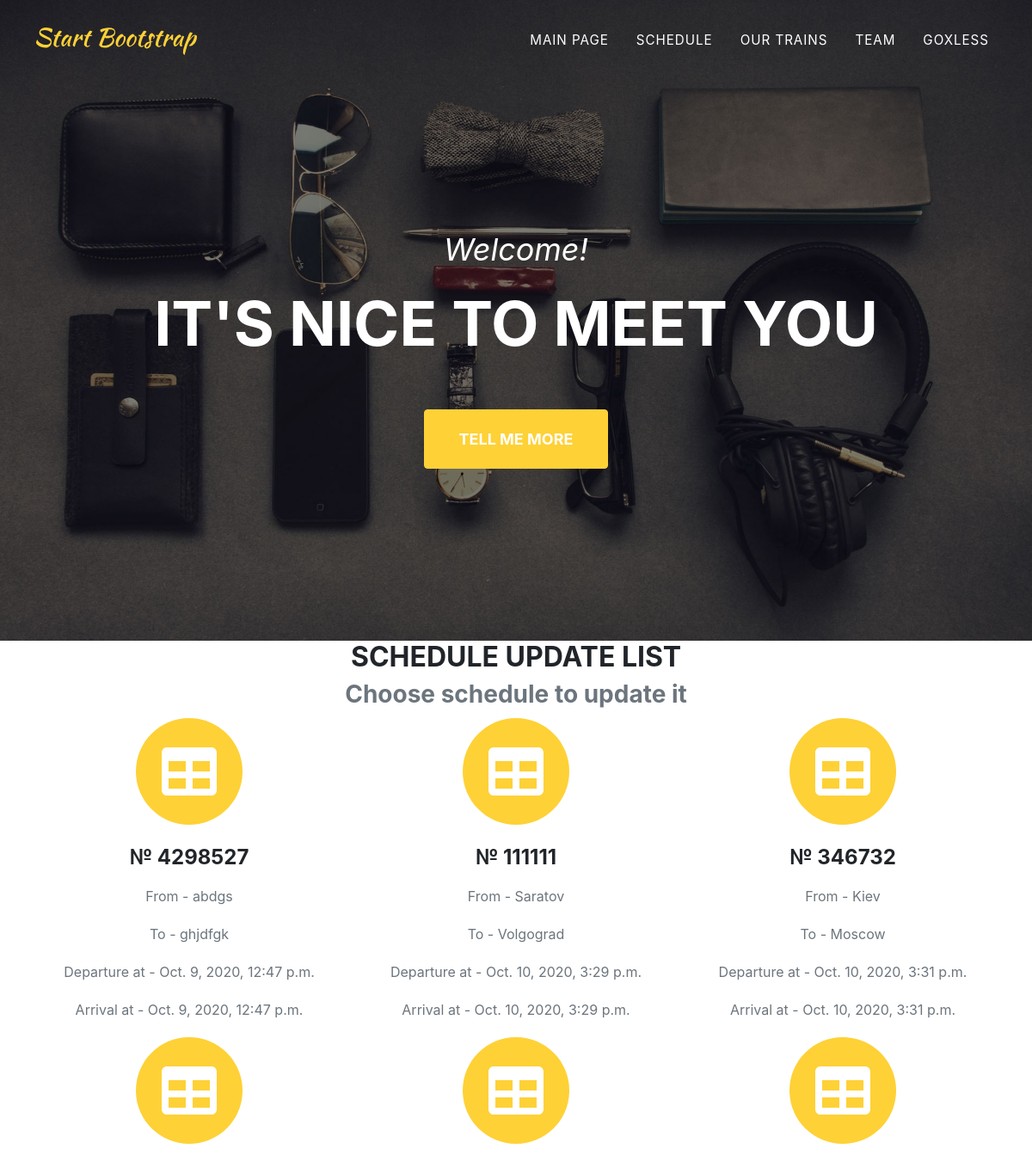
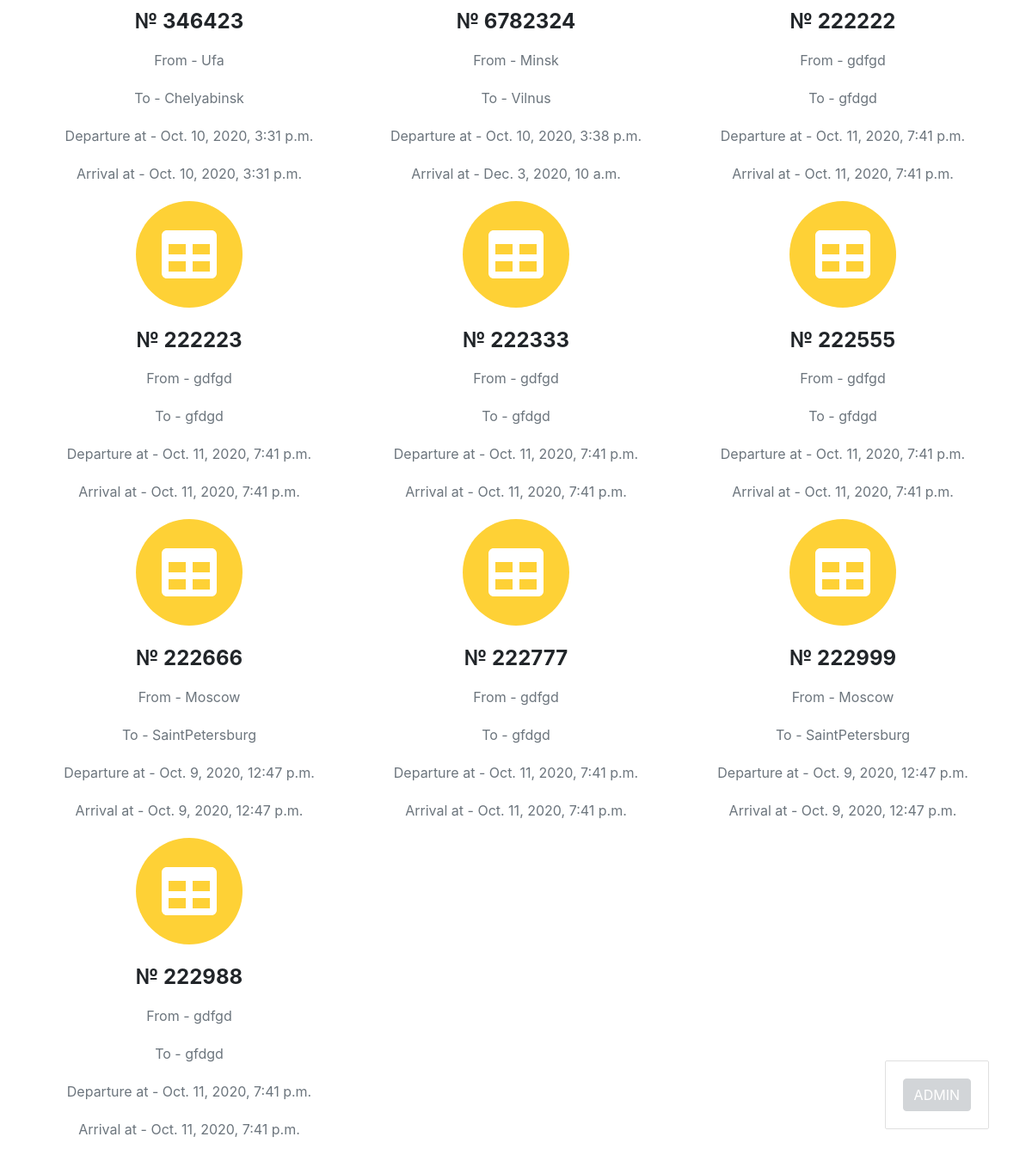
Screenshot of /schedules_list/update/ (signed in) with the database file from the repository (2 pictures, top to bottom).
### Railway/models.py (models this page shows, shortened)
class Schedule(models.Model):
    RideId = models.PositiveIntegerField(primary_key=True, unique=True)
    DepartureTime = models.DateTimeField(default=now, blank=True)
    ArrivalTime = models.DateTimeField(default=now, blank=True)
    StartAt = models.CharField(max_length=150, db_index=True)
    FinishAt = models.CharField(max_length=150, db_index=True)

### Railway/views.py (the view)
# urls.py: path('schedules_list/update/', schedule_update_list, name='schedules_update_list_url'),
@login_required()
def schedule_update_list(request):
    sch = Schedule.objects.all()
    return render(request, 'Railway/SchUpdate.html', context={'Schedules': sch})

### Railway/templates/Railway/SchUpdate.html (shortened to what this page needs)
{% extends 'Main.html' %}
{% block schedule %}
    <div class="container">
                <div class="text-center">
                    <h2 class="section-heading text-uppercase">Schedule update list</h2>
                    <h3 class="section-subheading text-muted">Choose schedule to update it</h3>
                </div>
                <div class="row text-center">
    {% for sch in Schedules %}
        <div class="col-md-4">
            <a href="{% url 'schedules_update_url' sch.pk %}">
                <span class="fa-stack fa-4x">
                    <i class="fas fa-circle fa-stack-2x text-primary"></i>
                    <i class="fas fa-table fa-stack-1x fa-inverse"></i>
                </span>
            </a>
            <h4 class="my-3">№ {{sch.RideId}}</h4>
            <p class="text-muted">From - {{sch.StartAt}}</p>
            <p class="text-muted">To - {{sch.FinishAt}}</p>
            <p class="text-muted">Departure at - {{sch.DepartureTime}}</p>
            <p class="text-muted">Arrival at - {{ sch.ArrivalTime }}</p>
        </div>
    {% endfor %}
{%  endblock %}

### templates/Main.html (shortened to what this page needs)
{% load static %}
<!DOCTYPE html>
<html lang="en">
    <head>
        <link href="{% static 'css/styles.css' %}" rel="stylesheet" />
    </head>
    <body id="page-top">
        <nav class="navbar navbar-expand-lg navbar-dark fixed-top" id="mainNav">
            <div class="container">
                <a class="navbar-brand js-scroll-trigger" href="#page-top"><img src="assets/img/navbar-logo.svg" alt="" /></a>
                <div class="collapse navbar-collapse" id="navbarResponsive">
                    <ul class="navbar-nav text-uppercase ml-auto">
                        <li class="nav-item"><a class="nav-link js-scroll-trigger" href="{%url 'station_url'%}">Main page</a></li>
                        <li class="nav-item"><a class="nav-link js-scroll-trigger" href="{%url 'schedules_list_url'%}">Schedule</a></li>
                        <li class="nav-item"><a class="nav-link js-scroll-trigger" href="{%url 'train_list_url'%}">Our trains</a></li>
                        <li class="nav-item"><a class="nav-link js-scroll-trigger" href="#team">Team</a></li>
                        <li class="nav-item"><a class="nav-link js-scroll-trigger align-" href="#contact">{{ request.user }}</a></li>
                    </ul>
                </div>
            </div>
        </nav>
        <header class="masthead">
            <div class="container">
                <div class="masthead-subheading">Welcome!</div>
                <div class="masthead-heading text-uppercase">It's Nice To Meet You</div>
                <a class="btn btn-primary btn-xl text-uppercase js-scroll-trigger" href="{%url 'schedules_list_url'%}">Tell Me More</a>
            </div>
        </header>
            {% block schedule %}
            {% endblock %}
        {% if request.user.is_authenticated and request.user.is_staff %}
            <div class ="admin-panel align-items-center">
                <a href="/admin" class = "btn btn-secondary">ADMIN</a>
            </div>
        {% endif %}
    </body>
</html>

### rows the page displays
Schedule: RideId "4298527", StartAt "abdgs", FinishAt "ghjdfgk", DepartureTime "Oct. 9, 2020, 12:47 p.m.", ArrivalTime "Oct. 9, 2020, 12:47 p.m."
Schedule: RideId "111111", StartAt "Saratov", FinishAt "Volgograd", DepartureTime "Oct. 10, 2020, 3:29 p.m.", ArrivalTime "Oct. 10, 2020, 3:29 p.m."
Schedule: RideId "346732", StartAt "Kiev", FinishAt "Moscow", DepartureTime "Oct. 10, 2020, 3:31 p.m.", ArrivalTime "Oct. 10, 2020, 3:31 p.m."
Schedule: RideId "346423", StartAt "Ufa", FinishAt "Chelyabinsk", DepartureTime "Oct. 10, 2020, 3:31 p.m.", ArrivalTime "Oct. 10, 2020, 3:31 p.m."
Schedule: RideId "6782324", StartAt "Minsk", FinishAt "Vilnus", DepartureTime "Oct. 10, 2020, 3:38 p.m.", ArrivalTime "Dec. 3, 2020, 10 a.m."
Schedule: RideId "222222", StartAt "gdfgd", FinishAt "gfdgd", DepartureTime "Oct. 11, 2020, 7:41 p.m.", ArrivalTime "Oct. 11, 2020, 7:41 p.m."
Schedule: RideId "222223", StartAt "gdfgd", FinishAt "gfdgd", DepartureTime "Oct. 11, 2020, 7:41 p.m.", ArrivalTime "Oct. 11, 2020, 7:41 p.m."
Schedule: RideId "222333", StartAt "gdfgd", FinishAt "gfdgd", DepartureTime "Oct. 11, 2020, 7:41 p.m.", ArrivalTime "Oct. 11, 2020, 7:41 p.m."
Schedule: RideId "222555", StartAt "gdfgd", FinishAt "gfdgd", DepartureTime "Oct. 11, 2020, 7:41 p.m.", ArrivalTime "Oct. 11, 2020, 7:41 p.m."
Schedule: RideId "222666", StartAt "Moscow", FinishAt "SaintPetersburg", DepartureTime "Oct. 9, 2020, 12:47 p.m.", ArrivalTime "Oct. 9, 2020, 12:47 p.m."
Schedule: RideId "222777", StartAt "gdfgd", FinishAt "gfdgd", DepartureTime "Oct. 11, 2020, 7:41 p.m.", ArrivalTime "Oct. 11, 2020, 7:41 p.m."
Schedule: RideId "222999", StartAt "Moscow", FinishAt "SaintPetersburg", DepartureTime "Oct. 9, 2020, 12:47 p.m.", ArrivalTime "Oct. 9, 2020, 12:47 p.m."
Schedule: RideId "222988", StartAt "gdfgd", FinishAt "gfdgd", DepartureTime "Oct. 11, 2020, 7:41 p.m.", ArrivalTime "Oct. 11, 2020, 7:41 p.m."

### other values shown
{{ request.user }} "GOXLESS"
